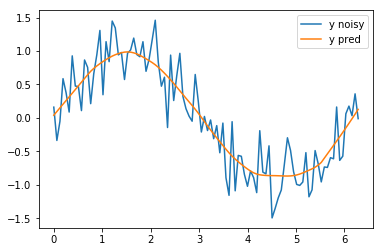

Source code (Python):
# -*- coding: utf-8 -*-
"""
Created on Tue Nov 13 08:15:38 2018

@author: kartik
"""

from math import ceil
import numpy as np
from scipy import linalg

def lowers(x, y, f=2./3., iter=3):
    n = len(x)
    r = int(ceil(f*n))
    h = [np.sort(np.abs(x-x[i]))[r] for i in range(n)]
    w = np.clip(np.abs((x[:,None] - x[None,:])/h),0.0,1.0)
    w = (1 - w**3)**3
    yest = np.zeros(n)
    delta = np.ones(n)
    for iteration in range(iter):
        for i in range(n):
            weights = delta * w[:,i]
            b = np.array([np.sum(weights*y),np.sum(weights*y*x)])
            A = np.array([[np.sum(weights),np.sum(weights*x)],[np.sum(weights*x),np.sum(weights*x*x)]])
            beta = linalg.solve(A,b)
            yest[i] = beta[0] + beta[1]*x[i]
        residuals = y - yest
        s = np.median(np.abs(residuals))
        delta = np.clip(residuals/(6.0 * s),-1,1)
        delta = (1 - delta ** 2)**2
    return yest

if __name__ == '__main__':
    import math
    n = 100
    x = np.linspace(0, 2 * math.pi, n)
    print("====================== value of x =========================")
    print(x)
    y = np.sin(x) + 0.3 * np.random.randn(n)
    print("====================== value of y =========================")
    print(y)
    f = 0.25
    yest = lowers(x,y, f=f, iter = 3)
    import pylab as pl
    pl.clf()
    pl.plot(x,y, label = 'y noisy')
    pl.plot(x,yest, label = 'y pred')
    pl.legend()
    pl.show()
